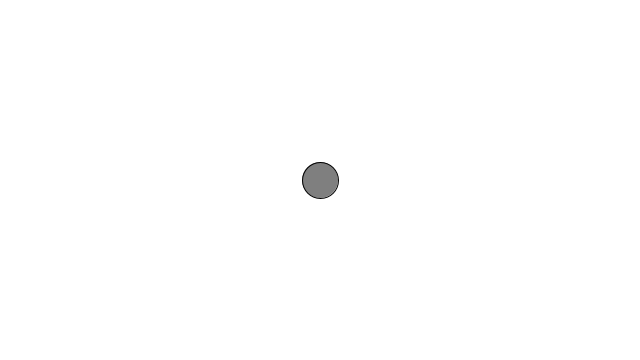
Frame 1 (no input)
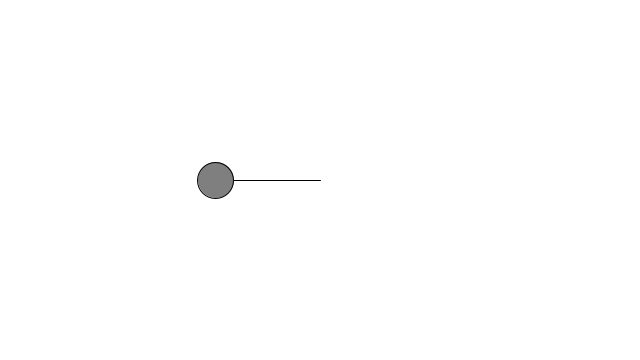
Frame 60 (the mouse pressed at the canvas centre just before this capture)
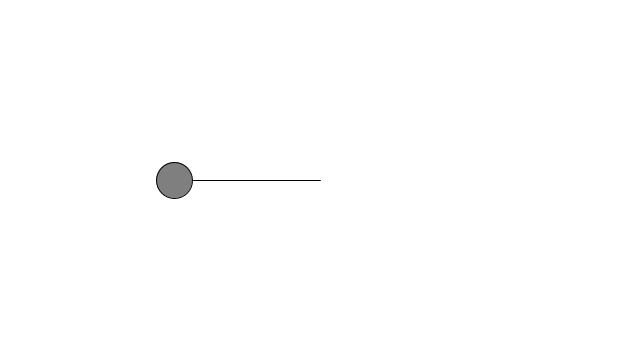
Frame 120 (the mouse held since frame 60 and released just before this capture)

The Processing sketch that drew these frames (run headless with seeded random() and noise(); from frame 60 on, the mouse is pressed at the canvas centre):

// Processing sketch: sketch_004_simple_harmonic_motion
// ── sketch_004_simple_harmonic_motion.pde
float amplitude = 150;
float period = 30;
float angle = 0.0;

void setup() {
	size(640, 360);
}

void draw() {
	background(255);
	translate(width/2, height/2);

	// float x = amplitude * sin((frameCount/period) * TWO_PI);
	float x = amplitude * sin(angle);

	fill(127);
	stroke(0);
	line(0, 0, x, 0);
	ellipse(x, 0, 36, 36);

	angle += 0.2;
}
